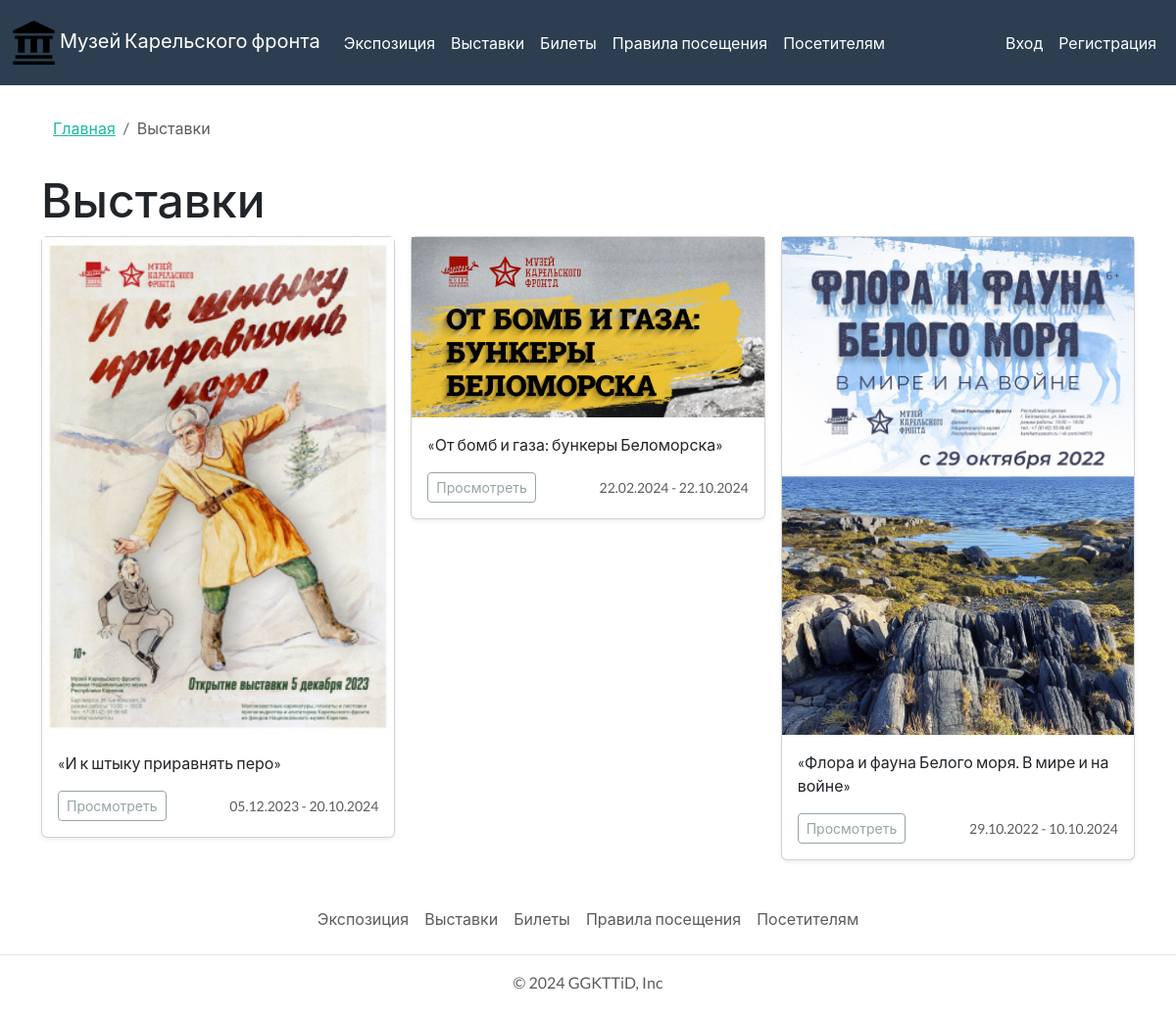
/shows, run on the app's committed database.
### app.py (models this page shows, shortened)
class Shows(db.Model):
    id = db.Column(db.Integer,primary_key=True)
    title = db.Column(db.String(100))
    text = db.Column(db.Text)
    image_name = db.Column(db.String(100))
    date_start = db.Column(db.DateTime)
    date_end = db.Column(db.DateTime)

### app.py (the view, shortened to what this page needs)
@app.route('/shows', methods=['GET', 'POST'])
def shows():
    shows = Shows.query.all()
    return render_template("shows.html",shows=shows)

### app.py (called while the page is built)
@app.context_processor
def inject_user():
    def get_user_name():
        if 'name' in session:
            return Users.query.filter_by(email=session['name']).first()
    return dict(active_user=get_user_name())

### templates/shows.html (shortened to what this page needs)
{% extends 'base.html' %} {% block title %} Выставки {% endblock %} {% block
main %} {{ ckeditor.load() }}
<div class="container my-3">
  <main>
    <ol class="breadcrumb py-3">
      <li class="breadcrumb-item"><a href="/">Главная</a></li>
      <li class="breadcrumb-item active">Выставки</li>
    </ol>
    <h1>Выставки</h1>
    <div
      class="row row-cols-1 row-cols-sm-2 row-cols-md-3 g-3"
      bis_skin_checked="1"
    >
    {% for show in shows %}
      <div class="col" bis_skin_checked="1">
        <div class="card shadow-sm" bis_skin_checked="1">
          <a href="/show/{{show.id}}"><img
            src="../static/img/upload/{{show.image_name}}"
            alt="" width="100%"
          /></a>
          <div class="card-body" bis_skin_checked="1">
            <p class="card-text">{{show.title}}</p>
            <div
              class="d-flex justify-content-between align-items-center"
              bis_skin_checked="1"
            >
              <div class="btn-group" bis_skin_checked="1">
                <a href="/show/{{show.id}}" class="btn btn-sm btn-outline-secondary"
                  >Просмотреть</a
                >
              </div>
              <small class="text-body-secondary"
                >{{ show.date_start.strftime('%d.%m.%Y') }} - {{ show.date_end.strftime('%d.%m.%Y') }}</small
              >
            </div>
          </div>
        </div>
      </div>
      {% endfor %}
    </div>
  </main>
</div>
{% endblock %}

### data on the page
Shows: image_name (picture), title "«И к штыку приравнять перо»", date_start "05.12.2023", date_end "20.10.2024"
Shows: image_name (picture), title "«От бомб и газа: бункеры Беломорска»", date_start "22.02.2024", date_end "22.10.2024"
Shows: image_name (picture), title "«Флора и фауна Белого моря. В мире и на войне»", date_start "29.10.2022", date_end "10.10.2024"
